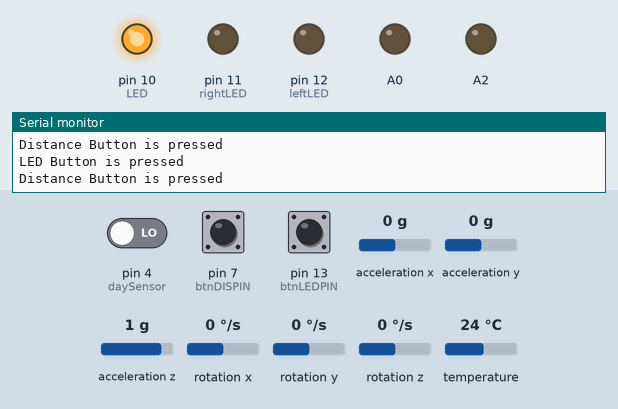
Bench run of a sketch on a simulated Arduino Uno, built with avr-gcc and run on an emulated ATmega328P. Shown: output pins drawn as LEDs (lit = HIGH), the last lines printed to the serial monitor. Inputs (shaded band) come from the test bench; at power-on: pin 13 (btnLEDPIN) HIGH, pin 4 (daySensor) LOW, pin 7 (btnDISPIN) HIGH, acceleration x 0 g, acceleration y 0 g, acceleration z 1 g, rotation x 0 °/s, rotation y 0 °/s, rotation z 0 °/s, temperature 24 °C.

Above: at 3.8 s.
3.9 s: pin 13 (btnLEDPIN) pulled LOW for 0.6 s
At 5.2 s:
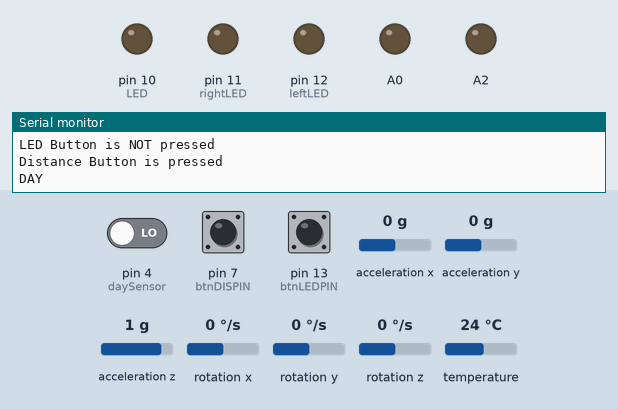
6.9 s: pin 13 (btnLEDPIN) pulled LOW for 3.2 s
At 11.1 s:
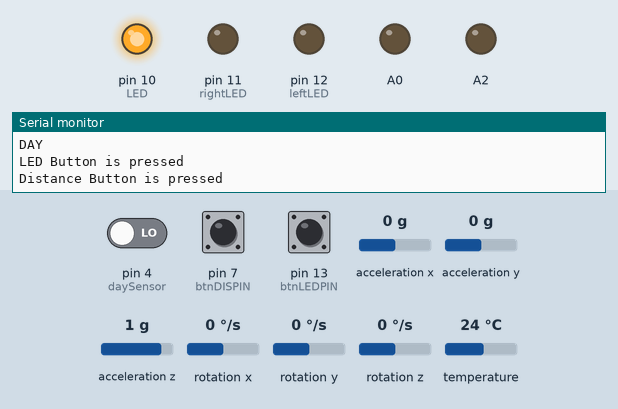
12.2 s: pin 4 (daySensor) driven HIGH and pin 13 (btnLEDPIN) driven LOW
15.5 s: pin 4 (daySensor) driven LOW
At 16.8 s:
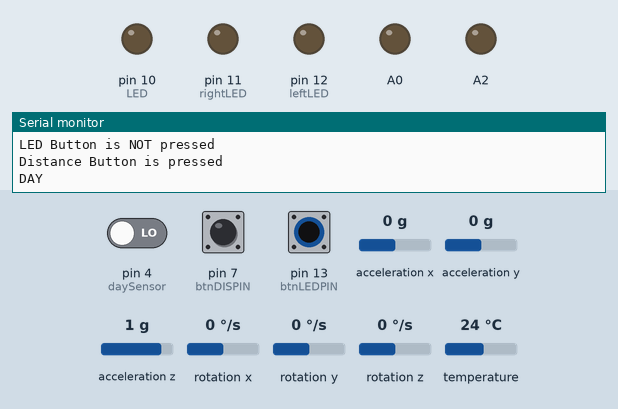
Timing chart, 0 to 18.5 s (numbered marks = the images above; inputs shaded):
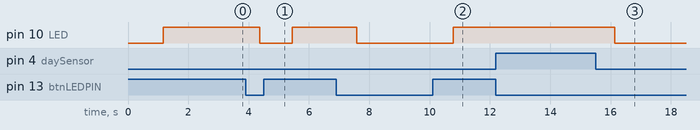

The sketch:

helmet.ino
```cpp
#include <Adafruit_MPU6050.h>
#include <Adafruit_Sensor.h>
#include <Wire.h>
#include <Ultrasonic.h>

Adafruit_MPU6050 mpu;
const int btnLEDPIN = 13;
const int btnDISPIN = 7;
const int leftLED   = 12;
const int rightLED  = 11;
const int LED       = 10;
const int daySensor = 4;


struct SensorMeasurements {
  float   accelX               =  0.;
  float   accelY               =  0.;
  float   accelZ               =  0.;
  float   gyroX                =  0.;
  float   gyroY                =  0.;
  float   gyroZ                =  0.;
} sensorMeasurements;

void getMeasurements();   // Gets Gyroscope Measurements
void printSensorMeasurements(const SensorMeasurements& s);  // Prints Gyroscope Measurements
int crashDetection();     // Detect if the rider has crashed
bool getLight();          // Detect Day or Night
void lightControl();      // Control LED light of the helmet
void distanceControl(Ultrasonic sensor, const int buzzerID, bool btnState);   // Measure the distance from nearby objects and alert with buzzers
void buttonControl(const int btnID);    // Control how the helmet's buttons work
int ax[2], ay[2], az[2];  // Accelerometer Measurements to define crashing
int distanceL;            // Distance from Left Sensor
int distanceR;            // Distance from Right Sensor

void getAccelX();
void getAccelY();
void getAccelZ();
void getGyroX();
void getGyroY();
void getGyroZ();

sensors_event_t a, g, tmp;

//Define pins ultrasonic(trig,echo)
Ultrasonic rightUltrasonic(A2,A3);
Ultrasonic leftUltrasonic(A0,A1);


void setup(void) {
  Serial.begin(9600);
  while (!Serial)
    delay(10); // will pause until serial console opens
  Serial.println("");
  delay(100);

  mpu.begin();
  pinMode(btnLEDPIN, INPUT_PULLUP);
  pinMode(btnDISPIN, INPUT_PULLUP);
  pinMode(LED, OUTPUT);
  pinMode(leftLED, OUTPUT);
  pinMode(rightLED, OUTPUT);
  pinMode(daySensor, INPUT);


}

void loop() {

  // Get new Gyroscope sensor events with the readings
  getMeasurements();
  // printSensorMeasurements(sensorMeasurements);

  // When a crash is detected call a neverending loop
  if(crashDetection()) {
    while(true){
    }
  }

  Serial.println("");
  delay(1000);

  // if(digitalRead(btnLEDPIN)==0){
  //   Serial.println("LED Button is NOT pressed");
  //   digitalWrite(LED, LOW);
  // } else {
  //   Serial.println("LED Button is pressed");
  //   digitalWrite(LED, HIGH);
  // }
  // if(digitalRead(btnDISPIN)==0){
  //   Serial.println("Distance Button is NOT pressed");
  // } else{
  //   Serial.println("Distance Button is pressed");
  // }

  buttonControl(btnLEDPIN);
  buttonControl(btnDISPIN);
  // getLight();
  lightControl();
  distanceControl(rightUltrasonic, rightLED, btnDISPIN);
  distanceControl(leftUltrasonic, leftLED, btnDISPIN);
}

// Always on at night and can be on when button is pressed during the day
void lightControl(){
  if (digitalRead(btnLEDPIN)!=0 || !getLight()) {
    digitalWrite(LED, HIGH);
  } else {
    digitalWrite(LED, LOW);
  }
}

void buttonControl(const int btnID){
  switch (btnID) {
    case btnLEDPIN : {
      if(digitalRead(btnLEDPIN)==0){
        Serial.println("LED Button is NOT pressed");
        digitalWrite(LED, LOW);
      } else {
        Serial.println("LED Button is pressed");
        digitalWrite(LED, HIGH);
      }
      break;
    }

    case btnDISPIN : {
      if(digitalRead(btnDISPIN)==0){
        Serial.println("Distance Button is NOT pressed");
      } else {
        Serial.println("Distance Button is pressed");
      }
      break;
    }
  }
}

void distanceControl(Ultrasonic sensor, const int buzzerID, int btnID){   // TODO : Might change to btnState if we get state at the beginning of the loop
  if (digitalRead(btnDISPIN)!=0) {
    // Serial.println("Inside Distance Control");
    if (sensor.Ranging(CM) < 15) {
      tone(buzzerID, 1000);
      // digitalWrite(buzzerID, HIGH);
    } else {
      noTone(buzzerID);
      // digitalWrite(buzzerID, LOW);
    }
  }
}

bool getLight(){
  if(digitalRead(daySensor) == 0){
    Serial.println("DAY");
    return true;
  } else {
    Serial.println("NOT DAY");
    return false;
  }
}


void getMeasurements() {
  getAccelX();
  getAccelY();
  getAccelZ();
  getGyroX();
  getGyroY();
  getGyroZ();

  // printSensorMeasurements(sensorMeasurements);
}

void printSensorMeasurements(const SensorMeasurements& s) {
  Serial.print("Accelerometer X: "); Serial.println(s.accelX);
  Serial.print("Accelerometer Y: "); Serial.println(s.accelY);
  Serial.print("Accelerometer Z: "); Serial.println(s.accelZ);
  Serial.print("Gyroscope X:     "); Serial.println(s.gyroX);
  Serial.print("Gyroscope Y:     "); Serial.println(s.gyroY);
  Serial.print("Gyroscope Z:     "); Serial.println(s.gyroZ);
}

int crashDetection() {
  mpu.getEvent(&a, &g, &tmp);
  ax[0]=(a.acceleration.x);
  ay[0]=(a.acceleration.y);
  az[0]=(a.acceleration.z);
  delay(50);
  mpu.getEvent(&a, &g, &tmp);
  ax[1]=(a.acceleration.x);
  ay[1]=(a.acceleration.y);
  az[1]=(a.acceleration.z);

  if (abs(ax[0]-ax[1])>3 || abs(ay[0]-ay[1])>3 || abs(az[0]-az[1])>3){
    Serial.println("CRASH DETECTED");
    return 1;
  }
  return 0;
}


void getAccelX() {
  // sensors_event_t a, g, tmp;
  mpu.getEvent(&a, &g, &tmp);
  sensorMeasurements.accelX = a.acceleration.x;
}

void getAccelY() {
  // sensors_event_t a, g, tmp;
  mpu.getEvent(&a, &g, &tmp);
  sensorMeasurements.accelY = a.acceleration.y;
}

void getAccelZ() {
  // sensors_event_t a, g, tmp;
  mpu.getEvent(&a, &g, &tmp);
  sensorMeasurements.accelZ = a.acceleration.z;
}

void getGyroX() {
  // sensors_event_t a, g, tmp;
  mpu.getEvent(&a, &g, &tmp);
  sensorMeasurements.gyroX = g.gyro.x;
}

void getGyroY() {
  // sensors_event_t a, g, tmp;
  mpu.getEvent(&a, &g, &tmp);
  sensorMeasurements.gyroY = g.gyro.y;
}

void getGyroZ() {
  // sensors_event_t a, g, tmp;
  mpu.getEvent(&a, &g, &tmp);
  sensorMeasurements.gyroZ = g.gyro.z;
}
```

Measured:
- after the input at 3.9 s, pin 10 (LED): HIGH → LOW after 0.48 s, → HIGH 1.1 s later
- after the input at 6.9 s, pin 10 (LED): HIGH → LOW after 0.68 s, → HIGH 3.2 s later
- after the input at 15.5 s, pin 10 (LED): HIGH → LOW after 0.64 s
